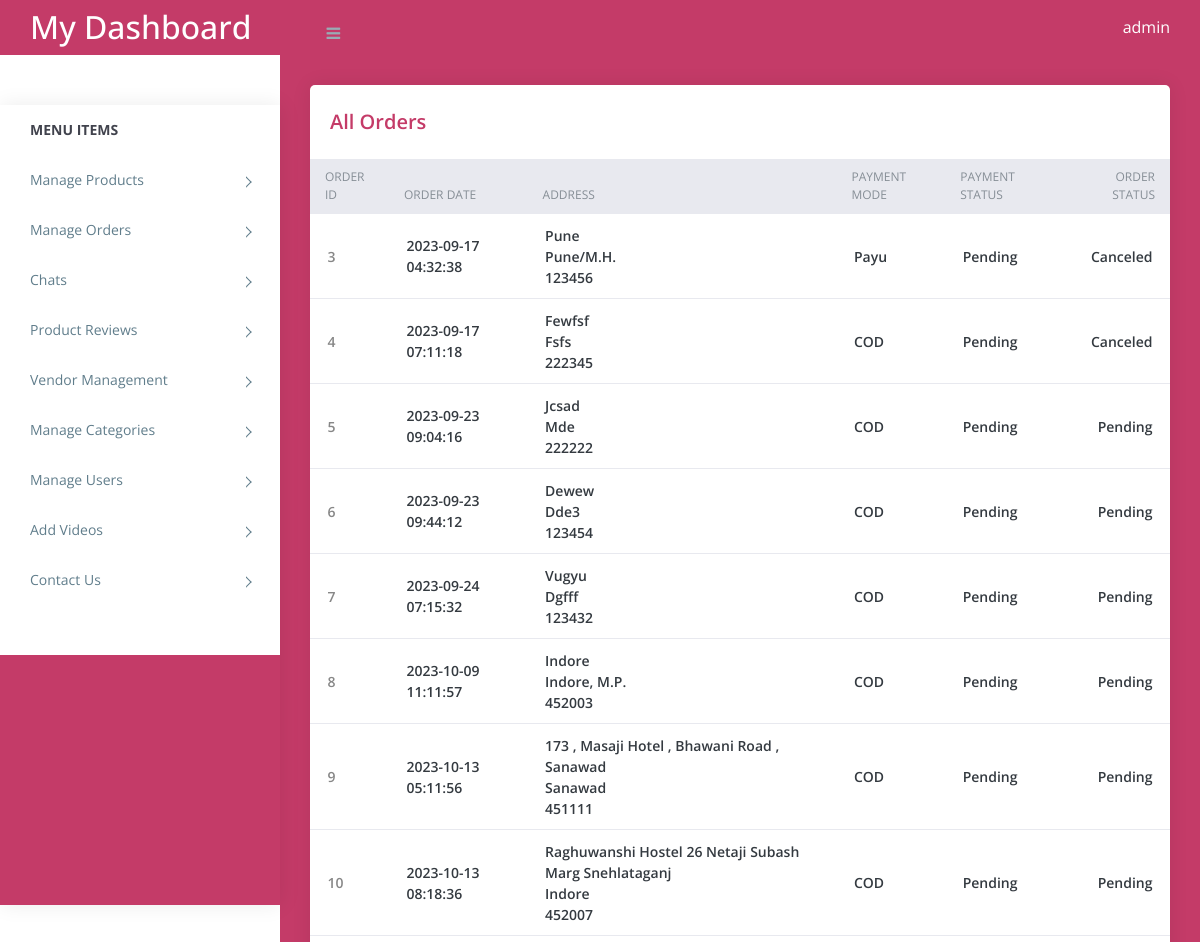
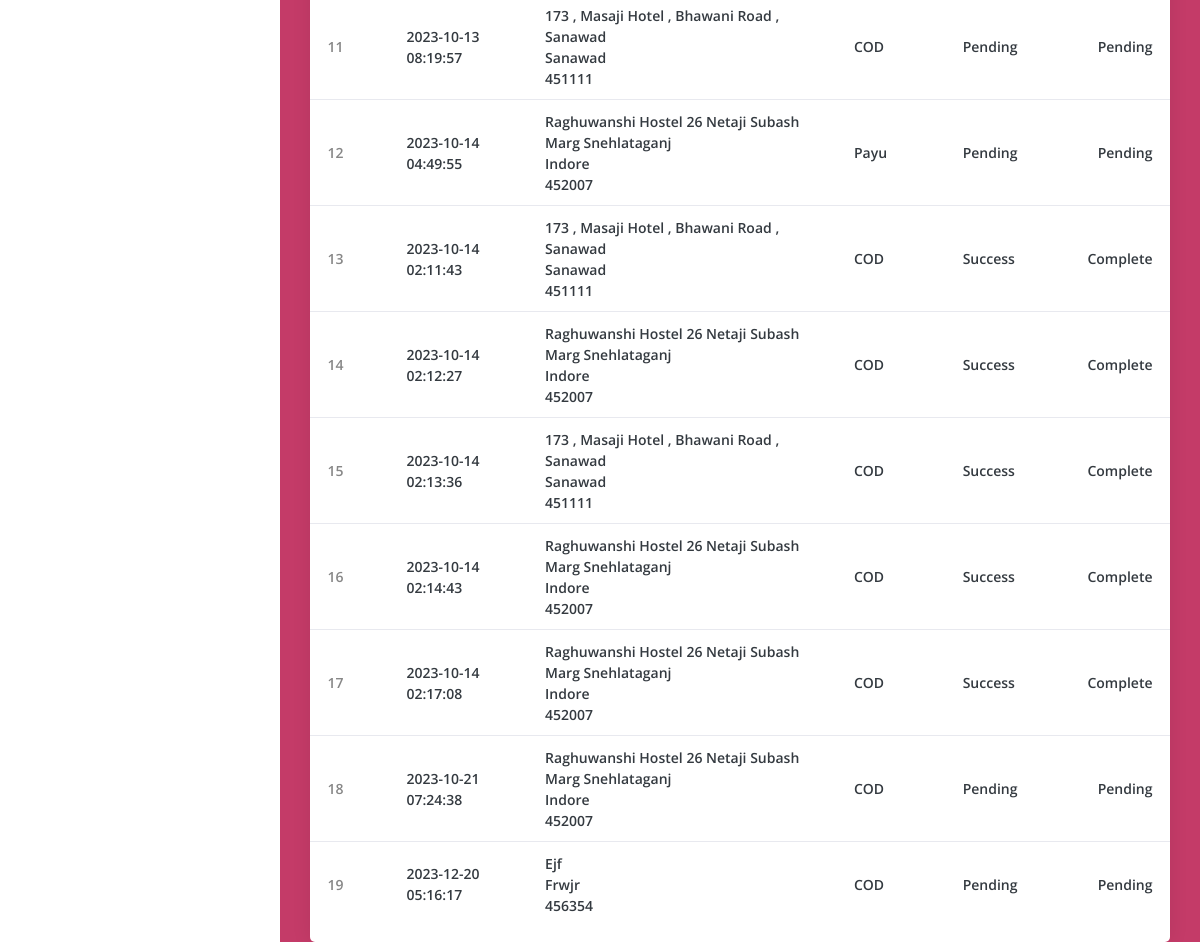
Screenshot of /admin/order_master.php (signed in) with the database file from the repository (2 pictures, top to bottom).
### tables this page shows
CREATE TABLE `order` (
  `id` int(11) NOT NULL,
  `user_id` int(11) NOT NULL,
  `address` varchar(250) NOT NULL,
  `city` varchar(50) NOT NULL,
  `pincode` int(11) NOT NULL,
  `payment_type` varchar(20) NOT NULL,
  `total_price` float NOT NULL,
  `payment_status` varchar(20) NOT NULL,
  `order_status` int(11) NOT NULL,
  `txnid` varchar(20) NOT NULL,
  `mihpayid` varchar(20) NOT NULL,
  `payu_status` varchar(10) NOT NULL,
  `added_on` datetime NOT NULL
);

CREATE TABLE `order_status` (
  `id` int(11) NOT NULL,
  `name` varchar(32) NOT NULL
);

### admin/order_master.php (the view, shortened to what this page needs)
<?php
require('top.inc.php');
?>
<div class="content pb-0">
	<div class="orders">
	   <div class="row">
		  <div class="col-xl-12">
			 <div class="card">
				<div class="card-body">
				   <h4 class="box-title">All Orders</h4>
				</div>
				<div class="card-body--">
				   <div class="table-stats order-table ov-h">
					  <table class="table">
							<thead>
								<tr>
									<th class="product-thumbnail">Order ID</th>
									<th class="product-name"><span class="nobr">Order Date</span></th>
									<th class="product-price"><span class="nobr"> Address </span></th>
									<th class="product-stock-stauts"><span class="nobr"> Payment Mode </span></th>
									<th class="product-stock-stauts"><span class="nobr"> Payment Status </span></th>
									<th class="product-stock-stauts"><span class="nobr"> Order Status </span></th>
								</tr>
							</thead>
							<tbody>
								<?php
								$res=mysqli_query($conn,"select `order`.*,order_status.name as order_status_str from `order`,order_status where order_status.id=`order`.order_status");
								while($row=mysqli_fetch_assoc($res)){
								?>
								<tr>
									<td class="product-add-to-cart"><a href="order_master_detail.php?id=<?php echo $row['id']?>"> <?php echo $row['id']?></a></td>
									<td class="product-name"><?php echo $row['added_on']?></td>
									<td class="product-name">
									<?php echo $row['address']?><br/>
									<?php echo $row['city']?><br/>
									<?php echo $row['pincode']?>
									</td>
									<td class="product-name"><?php echo $row['payment_type']?></td>
									<td class="product-name"><?php echo $row['payment_status']?></td>
									<td class="product-name"><?php echo $row['order_status_str']?></td>
								</tr>
								<?php } ?>
							</tbody>
						</table>
				   </div>
				</div>
			 </div>
		  </div>
	   </div>
	</div>
</div>
<?php
require('footer.inc.php');
?>

### admin/assets/css/style.css (style rules this page uses)
body { display: table; font-family: open sans, sans-serif; font-size: 16px; width: 100% }
a, button { text-decoration: none; outline: none!important; color: #878787; -webkit-transition: all .25s ease; transition: all .25s ease }
h1, h2, h3, h4, h5, h6 { margin: 0 }
.pb-0 { padding-bottom: 0 }
.ov-h { overflow: hidden }
.order-table { position: relative }
.order-table:after, .order-table:before { content: ""; position: absolute; top: 0; height: 37px; width: 10px; background: #e8e9ef }
.order-table:after { right: -1px }
.order-table:before { left: -1px }
.order-table tr th { background: #e8e9ef }
.order-table tr td:last-child, .order-table tr th:last-child { text-align: right }
.order-table tr:last-child td { border: none }
.content { float: left; padding: 1.875em; width: 100% }
.card { margin-bottom: 1.875em; border-radius: 5px; padding: 0; border: 0 solid transparent; -webkit-box-shadow: 0 0 20px rgba(0, 0, 0, .08); box-shadow: 0 0 20px rgba(0, 0, 0, .08) }
.card .box-title { font-weight: 600; font-size: 20px; padding: 5px 0 }
.card .card-body { float: left; padding: 1.25em; position: relative; width: 100% }
.card h4 { font-size: 1.1rem }
.table-stats table { font-family: open sans }
.table-stats table th, .table-stats table td { border: none; border-bottom: 1px solid #e8e9ef; color: #868e96; font-size: 12px; font-weight: 400; padding: .75em 1.25em; text-transform: uppercase }
.table-stats table td { color: #343a40; font-size: 14px; font-weight: 600; text-transform: capitalize; vertical-align: middle }
@media (max-width:1368px) { .card-body { padding: 15px } }

### admin/top.inc.php (style rules this page uses)
.content { color:#c43b68; background: #c43b68; }

### rows the page displays
order: id "3", added_on "2023-09-17 04:32:38", address "Pune", city "Pune/M.H.", pincode "123456", payment_type "Payu", payment_status "Pending", order_status.name "Canceled"
order: id "4", added_on "2023-09-17 07:11:18", address "Fewfsf", city "Fsfs", pincode "222345", payment_type "COD", payment_status "Pending", order_status.name "Canceled"
order: id "5", added_on "2023-09-23 09:04:16", address "Jcsad", city "Mde", pincode "222222", payment_type "COD", payment_status "Pending", order_status.name "Pending"
order: id "6", added_on "2023-09-23 09:44:12", address "Dewew", city "Dde3", pincode "123454", payment_type "COD", payment_status "Pending", order_status.name "Pending"
order: id "7", added_on "2023-09-24 07:15:32", address "Vugyu", city "Dgfff", pincode "123432", payment_type "COD", payment_status "Pending", order_status.name "Pending"
order: id "8", added_on "2023-10-09 11:11:57", address "Indore", city "Indore, M.P.", pincode "452003", payment_type "COD", payment_status "Pending", order_status.name "Pending"
order: id "9", added_on "2023-10-13 05:11:56", address "173 , Masaji Hotel , Bhawani Road , Sanawad", city "Sanawad", pincode "451111", payment_type "COD", payment_status "Pending", order_status.name "Pending"
order: id "10", added_on "2023-10-13 08:18:36", address "Raghuwanshi Hostel 26 Netaji Subash Marg Snehlataganj", city "Indore", pincode "452007", payment_type "COD", payment_status "Pending", order_status.name "Pending"
order: id "11", added_on "2023-10-13 08:19:57", address "173 , Masaji Hotel , Bhawani Road , Sanawad", city "Sanawad", pincode "451111", payment_type "COD", payment_status "Pending", order_status.name "Pending"
order: id "12", added_on "2023-10-14 04:49:55", address "Raghuwanshi Hostel 26 Netaji Subash Marg Snehlataganj", city "Indore", pincode "452007", payment_type "Payu", payment_status "Pending", order_status.name "Pending"
order: id "13", added_on "2023-10-14 02:11:43", address "173 , Masaji Hotel , Bhawani Road , Sanawad", city "Sanawad", pincode "451111", payment_type "COD", payment_status "Success", order_status.name "Complete"
order: id "14", added_on "2023-10-14 02:12:27", address "Raghuwanshi Hostel 26 Netaji Subash Marg Snehlataganj", city "Indore", pincode "452007", payment_type "COD", payment_status "Success", order_status.name "Complete"
order: id "15", added_on "2023-10-14 02:13:36", address "173 , Masaji Hotel , Bhawani Road , Sanawad", city "Sanawad", pincode "451111", payment_type "COD", payment_status "Success", order_status.name "Complete"
order: id "16", added_on "2023-10-14 02:14:43", address "Raghuwanshi Hostel 26 Netaji Subash Marg Snehlataganj", city "Indore", pincode "452007", payment_type "COD", payment_status "Success", order_status.name "Complete"
order: id "17", added_on "2023-10-14 02:17:08", address "Raghuwanshi Hostel 26 Netaji Subash Marg Snehlataganj", city "Indore", pincode "452007", payment_type "COD", payment_status "Success", order_status.name "Complete"
order: id "18", added_on "2023-10-21 07:24:38", address "Raghuwanshi Hostel 26 Netaji Subash Marg Snehlataganj", city "Indore", pincode "452007", payment_type "COD", payment_status "Pending", order_status.name "Pending"
order: id "19", added_on "2023-12-20 05:16:17", address "Ejf", city "Frwjr", pincode "456354", payment_type "COD", payment_status "Pending", order_status.name "Pending"

### other values shown
$_SESSION['ADMIN_USERNAME'] "admin"
